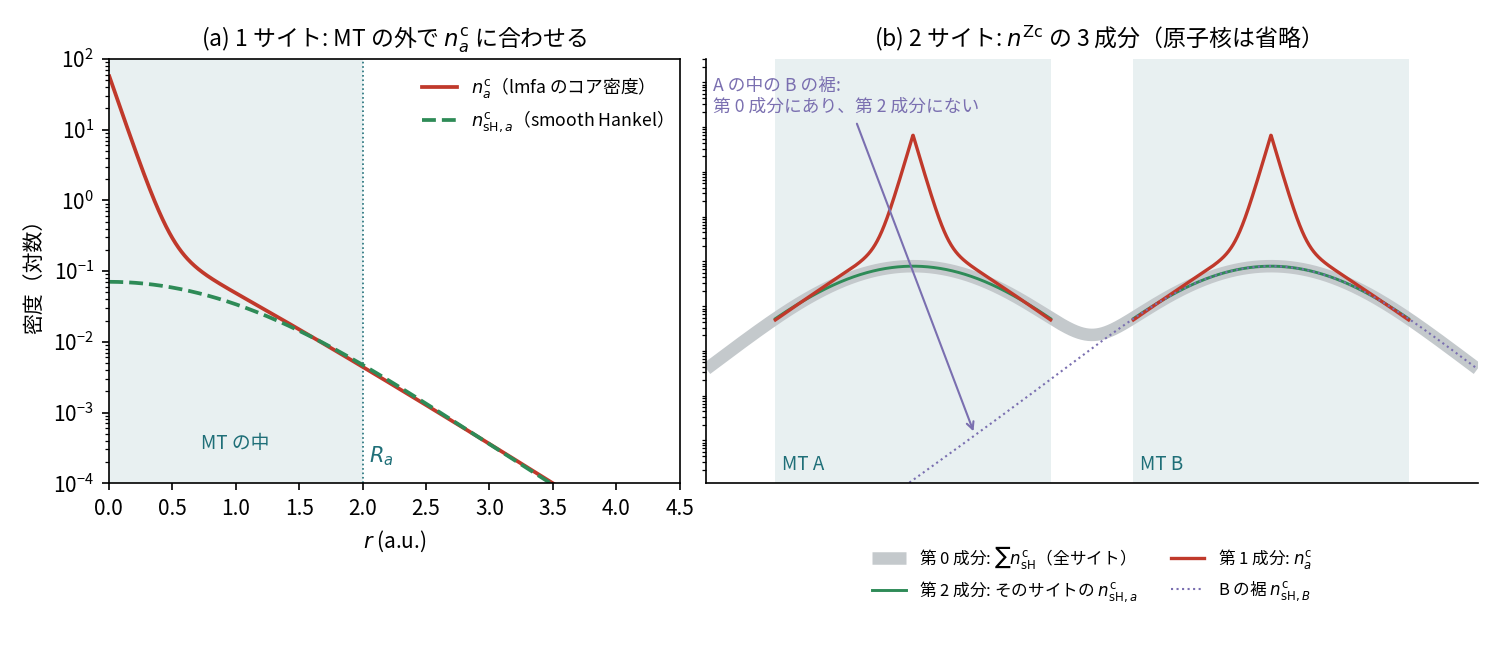

Generate this figure with Python:
#!/usr/bin/env python3
"""Schematic of the frozen core with the smooth-Hankel tail n^c_sH,a (2026-11-13).

    python3 pmt_core.py      # writes pmt_core.png and pmt_core.dat next to this script

Illustration only, not from an ecalj run. A model core density n^c(r) (two exponentials, like 1s and an outer shell)
is fitted for r > R by one smooth Hankel function h0 (Eq. 25 of the page, l=0), as lmfa and corprm do for n^c_sH,a. (a) radial plot on a log scale; (b) the three components of n^Zc (Eq. 14, without the
nucleus) along a line through atoms A and B: the 0th component is the sum of the n^c_sH of all sites, so inside MT A it
also holds the tail from B, while the 2nd component of A is only its own n^c_sH.
"""
import os
import numpy as np
import matplotlib
matplotlib.use('Agg')
import matplotlib.pyplot as plt
from scipy.special import erfc

here = os.path.dirname(os.path.abspath(__file__))
plt.rcParams['font.family'] = ['Noto Sans CJK JP', 'DejaVu Sans']
R = 2.0                                   # MT radius (a.u.)
rsm = 1.0                                 # smoothing radius of the smooth Hankel (rfoca)


def smhankel(r, rsm, kappa):
    """Smooth Hankel h0: finite at r = 0, -> exp(-kappa r)/r for r >> rsm."""
    r = np.maximum(r, 1e-6)
    a = rsm * kappa / 2
    return (np.exp(-kappa * r) * erfc(a - r / rsm) - np.exp(kappa * r) * erfc(a + r / rsm)) / (2 * r)


def ncore(r):
    """Model core density: a deep 1s-like part and an outer shell that spills out of the MT."""
    return 60.0 * np.exp(-12.0 * r) + 0.4 * (1 + r) * np.exp(-2.8 * r)


# fit n^c for R <= r <= 3 R by one smooth Hankel c*h0(kappa) (l=0), as corprm/lmfa do (one function, ctail and etail);
# kappa is scanned and c is the least-squares coefficient on the relative error
rf = np.linspace(R, 3.0 * R, 200)
w = 1 / ncore(rf)
best = None
for kappa in np.linspace(1.5, 4.0, 251):
    h = smhankel(rf, rsm, kappa) * w
    c = max(np.dot(h, ncore(rf) * w) / np.dot(h, h), 0.0)
    res = np.sum((c * h - ncore(rf) * w)**2)
    if best is None or res < best[0]:
        best = (res, kappa, c)
_, kappa, coef = best


def nsh(r):
    return coef * smhankel(r, rsm, kappa)


fig, (ax, bx) = plt.subplots(1, 2, figsize=(10, 4.4), gridspec_kw={'width_ratios': [1, 1.35]})

# (a) one site, radial
r = np.linspace(0.005, 4.5, 1500)
ax.axvspan(0, R, color='#1f6f78', alpha=0.10, lw=0)
ax.text(R / 2, 3e-4, 'MT の中', ha='center', fontsize=9, color='#1f6f78')
ax.axvline(R, color='#1f6f78', lw=0.8, ls=':')
ax.text(R + 0.05, 2e-4, '$R_a$', color='#1f6f78', fontsize=10)
ax.semilogy(r, ncore(r), color='#c0392b', lw=1.8, label='$n^{\\rm c}_a$（lmfa のコア密度）')
ax.semilogy(r, nsh(r), color='#2e8b57', lw=1.8, ls='--', label='$n^{\\rm c}_{{\\rm sH},a}$（smooth Hankel）')
ax.set_ylim(1e-4, 1e2); ax.set_xlim(0, 4.5)
ax.set_xlabel('$r$ (a.u.)'); ax.set_ylabel('密度（対数）')
ax.legend(loc='upper right', fontsize=8.5, frameon=False)
ax.set_title('(a) 1 サイト: MT の外で $n^{\\rm c}_a$ に合わせる', fontsize=11)

# (b) two sites along a line, the three components (nucleus omitted)
xa, xb = -2.6, 2.6
x = np.linspace(-5.6, 5.6, 3001)
ra, rb = np.abs(x - xa), np.abs(x - xb)
c0 = nsh(ra) + nsh(rb)                                   # 0th: sum over sites
inA, inB = ra < R, rb < R
c1 = np.where(inA, ncore(ra), np.where(inB, ncore(rb), np.nan))
c2 = np.where(inA, nsh(ra), np.where(inB, nsh(rb), np.nan))
for xc, lab in ((xa, 'A'), (xb, 'B')):
    bx.axvspan(xc - R, xc + R, color='#1f6f78', alpha=0.10, lw=0)
    bx.text(xc - R + 0.1, 2e-6, f'MT {lab}', ha='left', fontsize=9, color='#1f6f78')
bx.semilogy(x, c0, color='#c4c9cc', lw=6, solid_capstyle='butt', label='第 0 成分: $\\sum n^{\\rm c}_{\\rm sH}$（全サイト）')
bx.semilogy(x, c2, color='#2e8b57', lw=1.4, label='第 2 成分: そのサイトの $n^{\\rm c}_{{\\rm sH},a}$')
bx.semilogy(x, c1, color='#c0392b', lw=1.6, label='第 1 成分: $n^{\\rm c}_a$')
bx.semilogy(x, nsh(rb), color='#7a6fb0', lw=1.0, ls=':', label='B の裾 $n^{\\rm c}_{{\\rm sH},B}$')
bx.annotate('A の中の B の裾:\n第 0 成分にあり、第 2 成分にない', xy=(xa + 0.9, nsh(np.array([xb - xa - 0.9]))[0]),
            xytext=(-5.5, 2e2), fontsize=8.5, color='#7a6fb0',
            arrowprops=dict(arrowstyle='->', color='#7a6fb0', lw=1.0))
bx.set_ylim(1e-6, 3e3); bx.set_xlim(x[0], x[-1])
bx.set_xticks([]); bx.set_yticks([])
for s in ('top', 'right'):
    bx.spines[s].set_visible(False)
bx.legend(loc='lower center', fontsize=8, frameon=False, ncol=2, bbox_to_anchor=(0.5, -0.32))
bx.set_title('(b) 2 サイト: $n^{\\rm Zc}$ の 3 成分（原子核は省略）', fontsize=11)

fig.tight_layout()
fig.savefig(os.path.join(here, 'pmt_core.png'), dpi=150)
np.savetxt(os.path.join(here, 'pmt_core.dat'), np.array([r, ncore(r), nsh(r)]).T, fmt='%.6e',
           header='pmt_core.py (2026-11-13), schematic, R=%.2f, rsm=%.2f, kappa=%.3f, coef=%.6f\nr  n^c_a  n^c_sH,a'
                  % (R, rsm, kappa, coef))
print('kappa', kappa, 'coef', coef)
